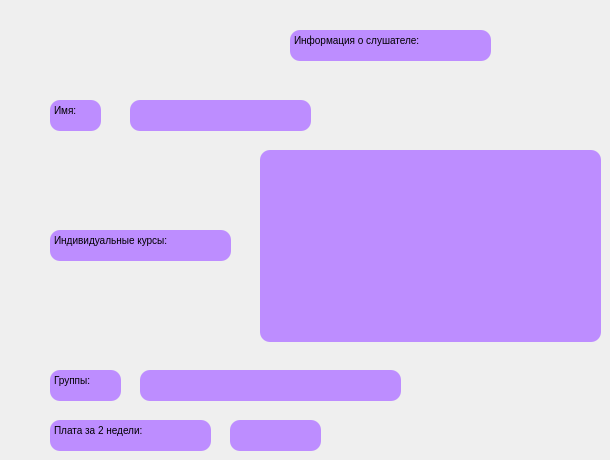
    <widget class="QWidget" name="student_info">
     <widget class="QTextBrowser" name="textBrowser_26">
      <property name="geometry">
       <rect>
        <x>290</x>
        <y>30</y>
        <width>201</width>
        <height>31</height>
       </rect>
      </property>
      <property name="styleSheet">
       <string notr="true">border-width: 5px;
border-radius: 10px;
border: rgb(150,150, 150);
border-width: 1px;
background-color: rgb(189, 141, 255);
color: rgb(0, 0, 0);</string>
      </property>
      <property name="html">
       <string>&lt;!DOCTYPE HTML PUBLIC &quot;-//W3C//DTD HTML 4.0//EN&quot; &quot;http://www.w3.org/TR/REC-html40/strict.dtd&quot;&gt;
&lt;html&gt;&lt;head&gt;&lt;meta name=&quot;qrichtext&quot; content=&quot;1&quot; /&gt;&lt;meta charset=&quot;utf-8&quot; /&gt;&lt;style type=&quot;text/css&quot;&gt;
p, li { white-space: pre-wrap; }
hr { height: 1px; border-width: 0; }
li.unchecked::marker { content: &quot;\2610&quot;; }
li.checked::marker { content: &quot;\2612&quot;; }
&lt;/style&gt;&lt;/head&gt;&lt;body style=&quot; font-family:'JetBrains Mono'; font-size:9pt; font-weight:400; font-style:normal;&quot;&gt;
&lt;p style=&quot; margin-top:0px; margin-bottom:0px; margin-left:0px; margin-right:0px; -qt-block-indent:0; text-indent:0px;&quot;&gt;&lt;span style=&quot; font-size:7.8pt;&quot;&gt;Информация о слушателе:&lt;/span&gt;&lt;/p&gt;&lt;/body&gt;&lt;/html&gt;</string>
      </property>
     </widget>
     <widget class="QTextBrowser" name="textBrowser_27">
      <property name="geometry">
       <rect>
        <x>50</x>
        <y>100</y>
        <width>51</width>
        <height>31</height>
       </rect>
      </property>
      <property name="styleSheet">
       <string notr="true">border-width: 5px;
border-radius: 10px;
border: rgb(150,150, 150);
border-width: 1px;
background-color: rgb(189, 141, 255);
color: rgb(0, 0, 0);</string>
      </property>
      <property name="html">
       <string>&lt;!DOCTYPE HTML PUBLIC &quot;-//W3C//DTD HTML 4.0//EN&quot; &quot;http://www.w3.org/TR/REC-html40/strict.dtd&quot;&gt;
&lt;html&gt;&lt;head&gt;&lt;meta name=&quot;qrichtext&quot; content=&quot;1&quot; /&gt;&lt;meta charset=&quot;utf-8&quot; /&gt;&lt;style type=&quot;text/css&quot;&gt;
p, li { white-space: pre-wrap; }
hr { height: 1px; border-width: 0; }
li.unchecked::marker { content: &quot;\2610&quot;; }
li.checked::marker { content: &quot;\2612&quot;; }
&lt;/style&gt;&lt;/head&gt;&lt;body style=&quot; font-family:'JetBrains Mono'; font-size:9pt; font-weight:400; font-style:normal;&quot;&gt;
&lt;p style=&quot; margin-top:0px; margin-bottom:0px; margin-left:0px; margin-right:0px; -qt-block-indent:0; text-indent:0px;&quot;&gt;&lt;span style=&quot; font-size:7.8pt;&quot;&gt;Имя:&lt;/span&gt;&lt;/p&gt;&lt;/body&gt;&lt;/html&gt;</string>
      </property>
     </widget>
     <widget class="QTextBrowser" name="textBrowser_28">
      <property name="geometry">
       <rect>
        <x>130</x>
        <y>100</y>
        <width>181</width>
        <height>31</height>
       </rect>
      </property>
      <property name="styleSheet">
       <string notr="true">border-width: 5px;
border-radius: 10px;
border: rgb(150,150, 150);
border-width: 1px;
background-color: rgb(189, 141, 255);
color: rgb(0, 0, 0);</string>
      </property>
      <property name="html">
       <string>&lt;!DOCTYPE HTML PUBLIC &quot;-//W3C//DTD HTML 4.0//EN&quot; &quot;http://www.w3.org/TR/REC-html40/strict.dtd&quot;&gt;
&lt;html&gt;&lt;head&gt;&lt;meta name=&quot;qrichtext&quot; content=&quot;1&quot; /&gt;&lt;meta charset=&quot;utf-8&quot; /&gt;&lt;style type=&quot;text/css&quot;&gt;
p, li { white-space: pre-wrap; }
hr { height: 1px; border-width: 0; }
li.unchecked::marker { content: &quot;\2610&quot;; }
li.checked::marker { content: &quot;\2612&quot;; }
&lt;/style&gt;&lt;/head&gt;&lt;body style=&quot; font-family:'JetBrains Mono'; font-size:9pt; font-weight:400; font-style:normal;&quot;&gt;
&lt;p style=&quot;-qt-paragraph-type:empty; margin-top:0px; margin-bottom:0px; margin-left:0px; margin-right:0px; -qt-block-indent:0; text-indent:0px; font-size:7.8pt;&quot;&gt;&lt;br /&gt;&lt;/p&gt;&lt;/body&gt;&lt;/html&gt;</string>
      </property>
     </widget>
     <widget class="QTextBrowser" name="textBrowser_29">
      <property name="geometry">
       <rect>
        <x>50</x>
        <y>230</y>
        <width>181</width>
        <height>31</height>
       </rect>
      </property>
      <property name="styleSheet">
       <string notr="true">border-width: 5px;
border-radius: 10px;
border: rgb(150,150, 150);
border-width: 1px;
background-color: rgb(189, 141, 255);
color: rgb(0, 0, 0);</string>
      </property>
      <property name="html">
       <string>&lt;!DOCTYPE HTML PUBLIC &quot;-//W3C//DTD HTML 4.0//EN&quot; &quot;http://www.w3.org/TR/REC-html40/strict.dtd&quot;&gt;
&lt;html&gt;&lt;head&gt;&lt;meta name=&quot;qrichtext&quot; content=&quot;1&quot; /&gt;&lt;meta charset=&quot;utf-8&quot; /&gt;&lt;style type=&quot;text/css&quot;&gt;
p, li { white-space: pre-wrap; }
hr { height: 1px; border-width: 0; }
li.unchecked::marker { content: &quot;\2610&quot;; }
li.checked::marker { content: &quot;\2612&quot;; }
&lt;/style&gt;&lt;/head&gt;&lt;body style=&quot; font-family:'JetBrains Mono'; font-size:9pt; font-weight:400; font-style:normal;&quot;&gt;
&lt;p style=&quot; margin-top:0px; margin-bottom:0px; margin-left:0px; margin-right:0px; -qt-block-indent:0; text-indent:0px;&quot;&gt;&lt;span style=&quot; font-size:7.8pt;&quot;&gt;Индивидуальные курсы:&lt;/span&gt;&lt;/p&gt;&lt;/body&gt;&lt;/html&gt;</string>
      </property>
     </widget>
     <widget class="QTextBrowser" name="textBrowser_30">
      <property name="geometry">
       <rect>
        <x>260</x>
        <y>150</y>
        <width>341</width>
        <height>192</height>
       </rect>
      </property>
      <property name="styleSheet">
       <string notr="true">border-width: 5px;
border-radius: 10px;
border: rgb(150,150, 150);
border-width: 1px;
background-color: rgb(189, 141, 255);
color: rgb(0, 0, 0);</string>
      </property>
     </widget>
     <widget class="QTextBrowser" name="textBrowser_31">
      <property name="geometry">
       <rect>
        <x>50</x>
        <y>370</y>
        <width>71</width>
        <height>31</height>
       </rect>
      </property>
      <property name="styleSheet">
       <string notr="true">border-width: 5px;
border-radius: 10px;
border: rgb(150,150, 150);
border-width: 1px;
background-color: rgb(189, 141, 255);
color: rgb(0, 0, 0);</string>
      </property>
      <property name="html">
       <string>&lt;!DOCTYPE HTML PUBLIC &quot;-//W3C//DTD HTML 4.0//EN&quot; &quot;http://www.w3.org/TR/REC-html40/strict.dtd&quot;&gt;
&lt;html&gt;&lt;head&gt;&lt;meta name=&quot;qrichtext&quot; content=&quot;1&quot; /&gt;&lt;meta charset=&quot;utf-8&quot; /&gt;&lt;style type=&quot;text/css&quot;&gt;
p, li { white-space: pre-wrap; }
hr { height: 1px; border-width: 0; }
li.unchecked::marker { content: &quot;\2610&quot;; }
li.checked::marker { content: &quot;\2612&quot;; }
&lt;/style&gt;&lt;/head&gt;&lt;body style=&quot; font-family:'JetBrains Mono'; font-size:9pt; font-weight:400; font-style:normal;&quot;&gt;
&lt;p style=&quot; margin-top:0px; margin-bottom:0px; margin-left:0px; margin-right:0px; -qt-block-indent:0; text-indent:0px;&quot;&gt;&lt;span style=&quot; font-size:7.8pt;&quot;&gt;Группы:&lt;/span&gt;&lt;/p&gt;&lt;/body&gt;&lt;/html&gt;</string>
      </property>
     </widget>
     <widget class="QTextBrowser" name="textBrowser_32">
      <property name="geometry">
       <rect>
        <x>140</x>
        <y>370</y>
        <width>261</width>
        <height>31</height>
       </rect>
      </property>
      <property name="styleSheet">
       <string notr="true">border-width: 5px;
border-radius: 10px;
border: rgb(150,150, 150);
border-width: 1px;
background-color: rgb(189, 141, 255);
color: rgb(0, 0, 0);</string>
      </property>
     </widget>
     <widget class="QTextBrowser" name="textBrowser_35">
      <property name="geometry">
       <rect>
        <x>50</x>
        <y>420</y>
        <width>161</width>
        <height>31</height>
       </rect>
      </property>
      <property name="styleSheet">
       <string notr="true">border-width: 5px;
border-radius: 10px;
border: rgb(150,150, 150);
border-width: 1px;
background-color: rgb(189, 141, 255);
color: rgb(0, 0, 0);</string>
      </property>
      <property name="html">
       <string>&lt;!DOCTYPE HTML PUBLIC &quot;-//W3C//DTD HTML 4.0//EN&quot; &quot;http://www.w3.org/TR/REC-html40/strict.dtd&quot;&gt;
&lt;html&gt;&lt;head&gt;&lt;meta name=&quot;qrichtext&quot; content=&quot;1&quot; /&gt;&lt;meta charset=&quot;utf-8&quot; /&gt;&lt;style type=&quot;text/css&quot;&gt;
p, li { white-space: pre-wrap; }
hr { height: 1px; border-width: 0; }
li.unchecked::marker { content: &quot;\2610&quot;; }
li.checked::marker { content: &quot;\2612&quot;; }
&lt;/style&gt;&lt;/head&gt;&lt;body style=&quot; font-family:'JetBrains Mono'; font-size:9pt; font-weight:400; font-style:normal;&quot;&gt;
&lt;p style=&quot; margin-top:0px; margin-bottom:0px; margin-left:0px; margin-right:0px; -qt-block-indent:0; text-indent:0px;&quot;&gt;&lt;span style=&quot; font-size:7.8pt;&quot;&gt;Плата за 2 недели:&lt;/span&gt;&lt;/p&gt;&lt;/body&gt;&lt;/html&gt;</string>
      </property>
     </widget>
     <widget class="QTextBrowser" name="textBrowser_36">
      <property name="geometry">
       <rect>
        <x>230</x>
        <y>420</y>
        <width>91</width>
        <height>31</height>
       </rect>
      </property>
      <property name="styleSheet">
       <string notr="true">border-width: 5px;
border-radius: 10px;
border: rgb(150,150, 150);
border-width: 1px;
background-color: rgb(189, 141, 255);
color: rgb(0, 0, 0);</string>
      </property>
      <property name="html">
       <string>&lt;!DOCTYPE HTML PUBLIC &quot;-//W3C//DTD HTML 4.0//EN&quot; &quot;http://www.w3.org/TR/REC-html40/strict.dtd&quot;&gt;
&lt;html&gt;&lt;head&gt;&lt;meta name=&quot;qrichtext&quot; content=&quot;1&quot; /&gt;&lt;meta charset=&quot;utf-8&quot; /&gt;&lt;style type=&quot;text/css&quot;&gt;
p, li { white-space: pre-wrap; }
hr { height: 1px; border-width: 0; }
li.unchecked::marker { content: &quot;\2610&quot;; }
li.checked::marker { content: &quot;\2612&quot;; }
&lt;/style&gt;&lt;/head&gt;&lt;body style=&quot; font-family:'JetBrains Mono'; font-size:9pt; font-weight:400; font-style:normal;&quot;&gt;
&lt;p style=&quot;-qt-paragraph-type:empty; margin-top:0px; margin-bottom:0px; margin-left:0px; margin-right:0px; -qt-block-indent:0; text-indent:0px; font-size:7.8pt;&quot;&gt;&lt;br /&gt;&lt;/p&gt;&lt;/body&gt;&lt;/html&gt;</string>
      </property>
     </widget>
    </widget>
